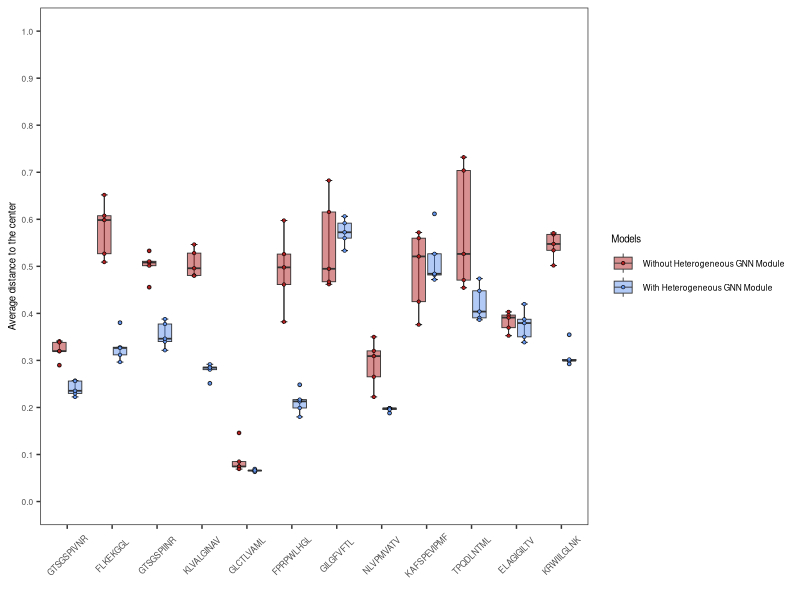

Recreate this plot in R.
getwd()

df = read.csv("fig5c.csv")

head(df)

library(ggplot2)
library(ggsignif)
library(ggpubr)

df$Model=factor(df$Model,level=c("Without Heterogeneous GNN Module","With Heterogeneous GNN Module"))
df$Peptide=factor(df$Peptide,level=c("GTSGSPIVNR","FLKEKGGL","GTSGSPIINR","KLVALGINAV","GLCTLVAML","FPRPWLHGL","GILGFVFTL","NLVPMVATV","KAFSPEVIPMF","TPQDLNTML","ELAGIGILTV","KRWIILGLNK"))


p = ggplot(data=df,aes(x=Peptide,y=Value,fill=Model))+
#     stat_summary(geom="bar",fun=mean,aes(fill=Model),width=0.6,position=position_dodge(0.7),colour="black")+
#     stat_summary(geom="errorbar",fun.min=min,fun.max=max,width=0.3,position=position_dodge(0.7))+
    labs(x="",y="Average distance to the center",fill="Models")+
    stat_boxplot(geom="errorbar",width=0.3,position=position_dodge(0.7),linewidth=0.3)+ 
    geom_boxplot(position=position_dodge(0.7),width=0.6,alpha=0.5,outlier.size=1,linewidth=0.3)+
    geom_point(position = position_dodge(0.7), size = 1, shape = 21, stroke=0.3) +
    theme_bw()+
    theme(panel.grid=element_blank(),
        axis.text=element_text(family="Helvetica", size=6),
        axis.title=element_text(family="Helvetica", size=7),
        legend.text=element_text(family="Helvetica", size=6),
        legend.title=element_text(family="Helvetica", size=7),
        axis.text.x=element_text(angle=45,hjust = 0.5,vjust = 0.5))+
    scale_fill_manual(values=c('firebrick','cornflowerblue'))+
    scale_y_continuous(limits=c(0,1),breaks=seq(0,1,0.1))
    
ggsave("Figure5c_20240502.pdf",p,device = "pdf",width=18,height=7.4,units="cm")

